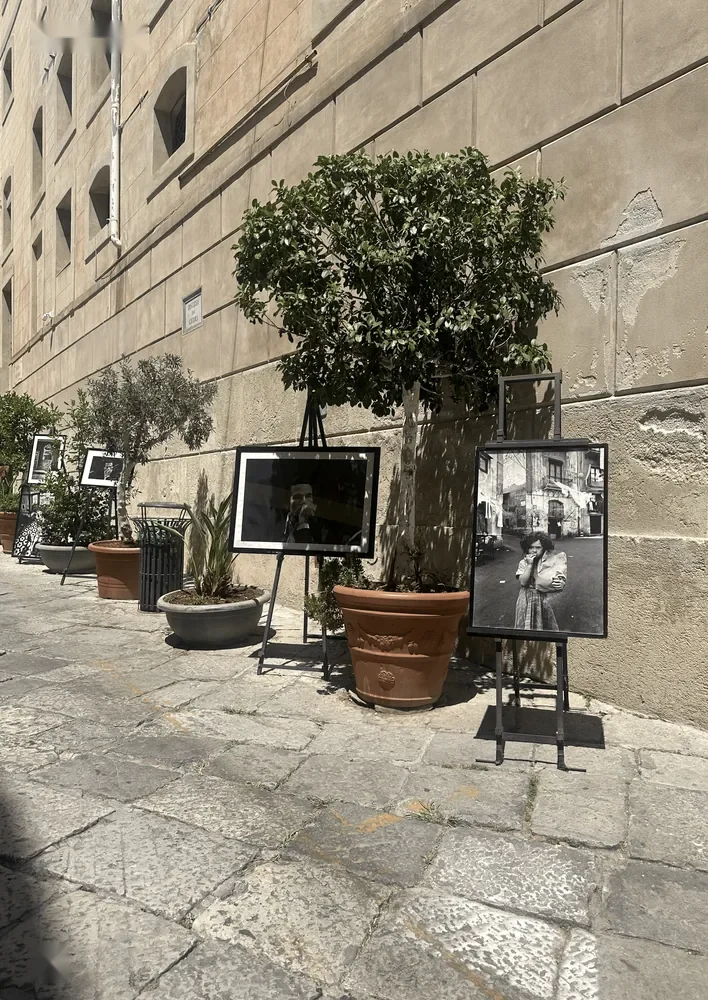
#> input picture content/projets/au-dela-des-projets/images/photo-1000.webp, 708 x 1000 px
$ python -i construction_lines.py   (imports and definitions only)
#> lines starting #> are read from the running program, lines starting #| are printed output that depends on the picture; after the words box and inside, x2 and y2 are one past the last pixel; in counts of white or black regions, pixels touching at a corner belong together
"""Extrait les grandes lignes de construction d'un dessin (segments droits longs : poteaux,
lignes de fuite, rives) pour la première phase de l'intro : le dessin se « construit » avant
que les hachures de la main n'apparaissent.

Usage : python3 tools/construction_lines.py image.png sortie.svg
"""
import sys

import cv2
import numpy as np


def merge(segs, ang_tol=2.5, dist_tol=6, gap=40):
    """Fusionne les segments presque colinéaires et proches (un trait de crayon = plusieurs segments)."""
    segs = [list(map(float, s)) for s in segs]
    changed = True
    while changed:
        changed = False
        out = []
        while segs:
            a = segs.pop()
            ax0, ay0, ax1, ay1 = a
            ta = np.degrees(np.arctan2(ay1 - ay0, ax1 - ax0)) % 180
            keep = []
            for b in segs:
                bx0, by0, bx1, by1 = b
                tb = np.degrees(np.arctan2(by1 - by0, bx1 - bx0)) % 180
                dt = min(abs(ta - tb), 180 - abs(ta - tb))
                if dt > ang_tol:
                    keep.append(b)
                    continue
                # distance des extrémités de b à la droite a
                n = np.array([-(ay1 - ay0), ax1 - ax0])
                n /= np.linalg.norm(n) + 1e-9
                d0 = abs(np.dot(n, [bx0 - ax0, by0 - ay0]))
                d1 = abs(np.dot(n, [bx1 - ax0, by1 - ay0]))
                if max(d0, d1) > dist_tol:
                    keep.append(b)
                    continue
                u = np.array([ax1 - ax0, ay1 - ay0])
                L = np.linalg.norm(u)
                u /= L + 1e-9
                ts = [0, L, np.dot(u, [bx0 - ax0, by0 - ay0]), np.dot(u, [bx1 - ax0, by1 - ay0])]
                tb0, tb1 = sorted(ts[2:])
                if tb0 > L + gap or tb1 < -gap:
                    keep.append(b)
                    continue
                t0, t1 = min(ts), max(ts)
                ax0, ay0 = ax0 + u[0] * t0, ay0 + u[1] * t0
                ax1, ay1 = ax0 + u[0] * (t1 - t0), ay0 + u[1] * (t1 - t0)
                changed = True
            out.append([ax0, ay0, ax1, ay1])
            segs = keep
        segs = out
    return segs


def main(src, out):
#> called with out = 'out.png'
    img = cv2.imread(src, cv2.IMREAD_GRAYSCALE)
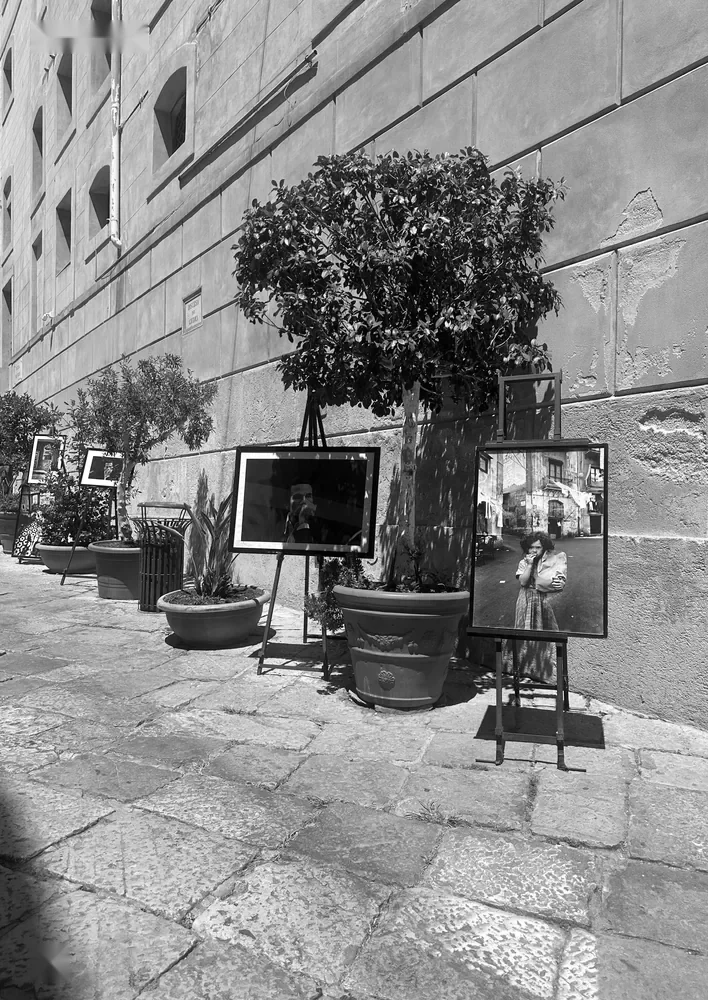
#> img: shape (1000, 708); min 0, max 255, mean 137.7
    h, w = img.shape
#> h = 1000; w = 708
    ink = cv2.adaptiveThreshold(cv2.GaussianBlur(img, (5, 5), 0), 255, cv2.ADAPTIVE_THRESH_MEAN_C,
                                cv2.THRESH_BINARY_INV, 51, 18)
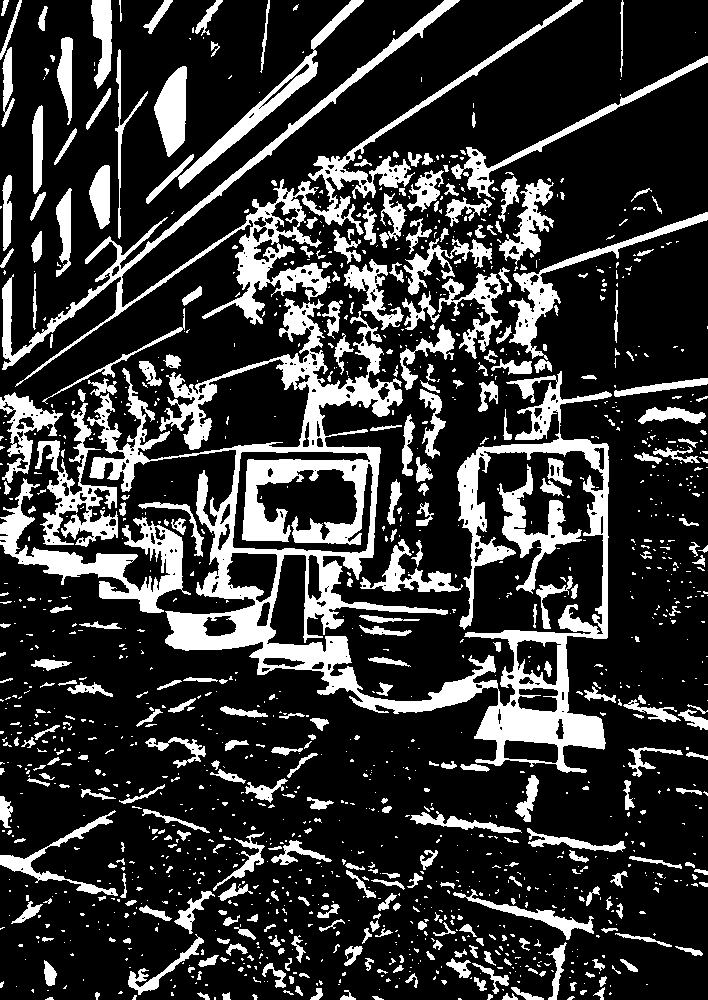
#> ink: shape (1000, 708); 21.4% white; 1397 white regions (1015 under 20 px), largest, box (x1, y1, x2, y2) and area: (87, 298, 612, 773) 47915, (2, 0, 583, 387) 15530, (0, 478, 191, 613) 6261
    lines = cv2.HoughLinesP(ink, 1, np.pi / 360, threshold=120, minLineLength=int(min(w, h) * 0.12), maxLineGap=14)
#> lines = 469 rows, first 6: [61, 350, 579, 0], [4, 369, 444, 0], [58, 391, 184, 326], [131, 598, 282, 447], [488, 656, 540, 742], [58, 474, 282, 442]
    segs = merge(lines.reshape(-1, 4).tolist()) if lines is not None else []
#> in merge, `segs = [list(map(float, s)) for s in segs]`: segs = 469 items, first 6: [61, 350, 579, 0], [4, 369, 444, 0], [58, 391, 184, 326], [131, 598, 282, 447], [488, 656, 540, 742], [58, 474, 282, 442]
#> segs = 198 items, first 6: [366.7, 233.4, 706.8, 55.55], [104.4, 575, 312, 450], [80, 485, 166, 543], [510, 722, 602, 744], [49, 873, 186, 927], [469, 486, 472, 570]
    segs = [s for s in segs if np.hypot(s[2] - s[0], s[3] - s[1]) > min(w, h) * 0.1]
    segs.sort(key=lambda s: -np.hypot(s[2] - s[0], s[3] - s[1]))
    paths = "".join(
        f'<path d="M{x0:.0f} {y0:.0f}L{x1:.0f} {y1:.0f}" data-o="{i}"/>' for i, (x0, y0, x1, y1) in enumerate(segs))
    svg = (f'<svg xmlns="http://www.w3.org/2000/svg" viewBox="0 0 {w} {h}" width="{w}" height="{h}">'
           f'<title>Lignes de construction du dessin</title>'
           f'<g fill="none" stroke="var(--encre,#2b211c)" stroke-width="2" stroke-linecap="round">{paths}</g></svg>')
    open(out, "w").write(svg)
    print(len(segs), "lignes")
#| 198 lignes


# [2 lines not run here, left out]

>>> result = main('../content/projets/au-dela-des-projets/images/photo-1000.webp', 'out.png')
